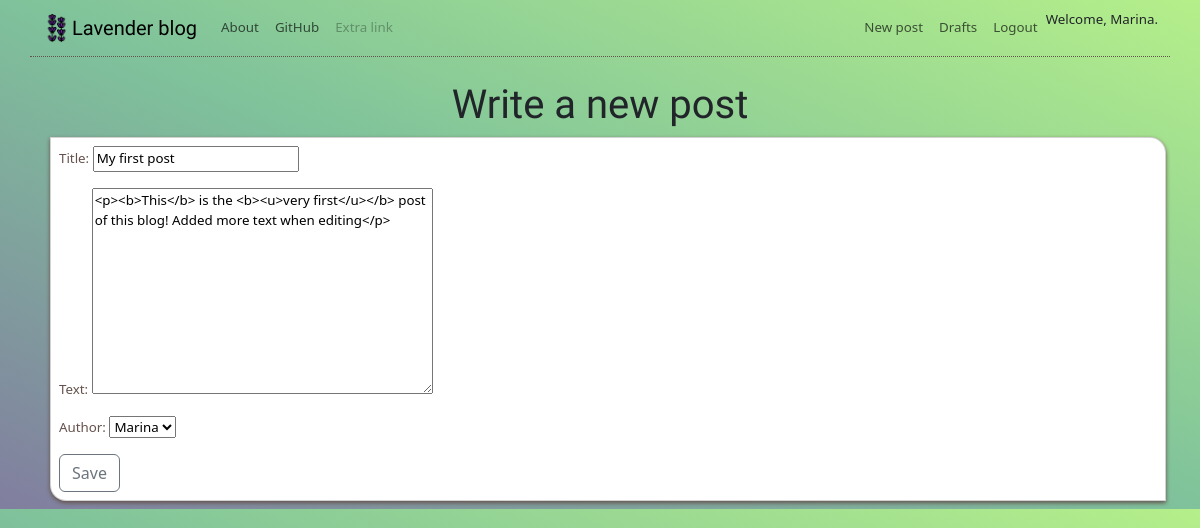
The app's page /blogpost/1/edit/ (signed in) with its own data.
### blogapp/models.py (models this page shows, shortened)
class Blogpost(models.Model):
    author=models.ForeignKey('auth.User', null=True, on_delete=models.SET_NULL)
    title=models.CharField(max_length=1000)
    text=models.TextField()
    create_date=models.DateTimeField(default=timezone.now)
    published_date=models.DateTimeField(blank=True, null=True)

### blogapp/views.py (the view)
# urls.py: re_path(r'blogpost/(?P<pk>\d+)/edit/$', views.UpdateBlogpostView.as_view(), name='blogpost_edit'),
class UpdateBlogpostView(LoginRequiredMixin, UpdateView):
    login_url='/login/'
    redirect_field_name='blogapp/blogpost_detail.html'
    form_class=BlogpostForm
    model=Blogpost

### blogapp/forms.py
class BlogpostForm(forms.ModelForm):
    class Meta():
        model=Blogpost
        fields=('title', 'text', 'author')
        widgets={
            'title':forms.TextInput(attrs={'class':'textinputclass'}),
            'text':forms.Textarea(attrs={'class':'editable medium-editor-textarea postcontent'})
        }

### blogapp/templates/blogapp/blogpost_form.html (shortened to what this page needs)
{%extends 'blogapp/base.html'%}
{%block pagetitle%}
<h1>Write a new post</h1>
{%endblock%}
{%block content%}
<div class="container card">
    <form class="" method="post">
        {{form.as_p}}
        <input type="submit" class="btn btn-outline-secondary btn-publish" value="Save">
    </form>
</div>
{%endblock%}

### blogapp/templates/blogapp/base.html (shortened to what this page needs)
<!DOCTYPE html>
{%load static%}
<html lang="en">
<head>
    <link href="https://cdn.jsdelivr.net/npm/bootstrap@5.3.0-alpha3/dist/css/bootstrap.min.css" rel="stylesheet">
    <link rel="stylesheet" href="//cdn.jsdelivr.net/npm/medium-editor@latest/dist/css/medium-editor.min.css" type="text/css" media="screen" charset="utf-8">
    <link rel="stylesheet" href="{%static 'css/base.css'%}">
</head>
<body>
    <nav class="navbar navbar-expand-sm justify-content-between" style="background-color: var(--coloraccent)">
        <div class="container">
            <a class="navbar-brand" href="{%url 'blogpost_list'%}"><img src="{% static 'images/lavender.png' %}"width="30" height="30" class="d-inline-block align-top">Lavender blog</a>
            <div class="collapse navbar-collapse  justify-content-between" id="navbarNavAltMarkup">
                <div class="navbar-nav">
                    <a class="nav-link" href="{%url 'about'%}">About</a>
                    <a class="nav-link" href="https://github.com/2felis/">GitHub</a>
                    <a class="nav-link disabled" href="#">Extra link</a>
                </div>
                <div class="navbar-nav">
                    {%if user.is_authenticated %}
                    <a class="nav-link" href="{%url 'blogpost_new'%}">New post</a>
                    <a class="nav-link" href="{%url 'draft_list'%}">Drafts</a>
                    <a class="nav-link" href="{%url 'logout'%}">Logout</a>
                    <a>Welcome, {{user.username}}.</a>
                    {%else%}
                    <a class="nav-link" href="{%url 'login'%}"><span class="glyphicon glyphicon-user"></span>Login</a>
                    {%endif%}
                </div>
            </div>
        </div>
    </nav>
    <div class="container pt-4" style="border-top: 1px dotted #65524D;">
        {%block pagetitle%}
        {%endblock%}
    </div>
    <div class="container">
        {%block content%}
        {%endblock%}
    </div>
</body>
</html>

### blogapp/static/css/base.css (style rules this page uses)
:root { --colorlight: #B5EF8A; --colordark: #65524D; --coloraccent1: #817E9F; --coloraccent2: #7FC29B; --colordanger: #E2856E; --fontmain: 'Oxygen'; }
body { background-size: cover; background-image: linear-gradient(to bottom left, var(--colorlight),var(--coloraccent2), var(--coloraccent1)); font-size: smaller; }
.card { margin: 0.5rem; padding: 0.5rem; box-shadow: 0 2px 4px #65524D; border-radius: 0 1rem ; }
.card p { color: var(--colordark); }
h1, h3, h4, .navbar-brand { font-family: var(--fontmain); }
h1 { text-align: center; }

### records on screen
Blogpost: title "My first post", text "<p><b>This</b> is the <b><u>very first</u></b> post of this blog! Added more text when editing</p>", author "Marina"

### other values on screen
{{ user.username }} "Marina"
